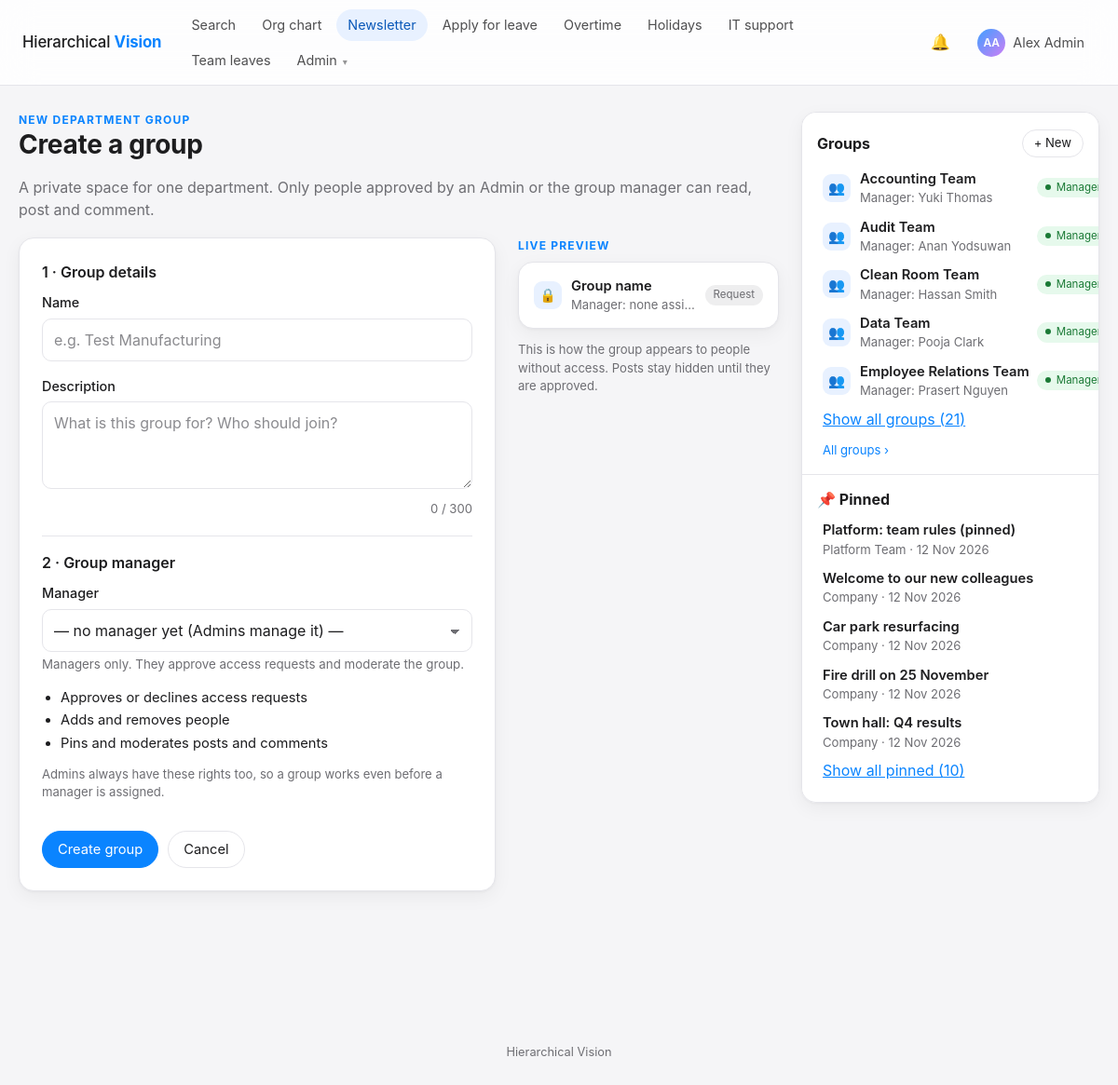
/newsletter/groups/new/ (signed in), run on the app's committed database.
### accounts/models.py (models this page shows, shortened)
class User(AbstractBaseUser, PermissionsMixin):
    employee_id = models.CharField(
        max_length=30, unique=True, validators=[employee_id_validator], help_text="e.g. EMP-105. Used to sign in."
    )
    email = models.EmailField("email address", unique=True)
    full_name = models.CharField(max_length=150)
    position = models.CharField(max_length=120, blank=True)
    role = models.CharField(max_length=10, choices=Role.choices, default=Role.EMPLOYEE, db_index=True)
    manager = models.ForeignKey(
        "self",
        null=True,
        blank=True,
        on_delete=models.SET_NULL,
        related_name="direct_reports",
        verbose_name="Peer / Reporting manager",
    )
    contact_info = models.CharField("contact information", max_length=255, blank=True)
    description = models.TextField(blank=True)
    profile_picture = models.ImageField(
        upload_to=profile_picture_path, blank=True, null=True, validators=[FileExtensionValidator(IMAGE_EXTENSIONS), validate_image_size, validate_image_dimensions, validate_image_content]
    )
    background_image = models.ImageField(
        upload_to=background_image_path, blank=True, null=True, validators=[FileExtensionValidator(IMAGE_EXTENSIONS), validate_image_size, validate_image_dimensions, validate_image_content]
    )
    newsletter_publisher = models.BooleanField(
        "may publish to the newsletter", default=False,
        help_text="Lets this employee/manager post in the company newsletter (Admins can always post).",
    )
    leave_dashboard = models.CharField(
        "leave & OT dashboard access", max_length=5, choices=DashboardAccess.choices, default=DashboardAccess.NONE,
        blank=True, help_text="Managers only: lets this manager open the daily leave & OT dashboard (set by Admins).",
    )
    is_active = models.BooleanField(default=True)
    is_staff = models.BooleanField(default=False, editable=False)
    date_joined = models.DateTimeField(auto_now_add=True)
    objects = UserManager()
    USERNAME_FIELD = "employee_id"
    EMAIL_FIELD = "email"
    REQUIRED_FIELDS = ["email", "full_name"]
    class Meta:
        ordering = ["full_name"]
    @property
    def initials(self):
        parts = [p for p in self.full_name.split() if p]
        if not parts:
            return self.employee_id[:2].upper()
        return (parts[0][0] + (parts[-1][0] if len(parts) > 1 else "")).upper()
    @property
    def is_admin(self):
        return self.role == Role.ADMIN
    @property
    def can_approve_leaves(self):
        return self.role in (Role.ADMIN, Role.MANAGER)
    @property
    def can_view_leave_dashboard(self):
        return self.is_admin or (self.is_manager_role and self.leave_dashboard in (DashboardAccess.TEAM, DashboardAccess.ALL))

### newsletter/models.py (models this page shows, shortened)
class NewsGroup(models.Model):
    name = models.CharField(max_length=80)
    description = models.CharField(max_length=300, blank=True)
    manager = models.ForeignKey(
        settings.AUTH_USER_MODEL, null=True, blank=True, on_delete=models.SET_NULL, related_name="managed_news_groups",
        help_text="Approves access requests and moderates the group. Admins can always do both.",
    )
    created_by = models.ForeignKey(settings.AUTH_USER_MODEL, null=True, blank=True, on_delete=models.SET_NULL, related_name="+")
    created_at = models.DateTimeField(auto_now_add=True)
    class Meta:
        ordering = ["name"]
        constraints = [models.UniqueConstraint(Lower("name"), name="newsgroup_name_ci_unique")]
    def get_absolute_url(self):
        return reverse("newsletter:group_detail", args=[self.pk])

class Post(models.Model):
    title = models.CharField(max_length=120)
    body = models.TextField(max_length=5000)
    author = models.ForeignKey(
        settings.AUTH_USER_MODEL, null=True, blank=True, on_delete=models.SET_NULL, related_name="newsletter_posts"
    )
    group = models.ForeignKey(NewsGroup, null=True, blank=True, on_delete=models.CASCADE, related_name="posts")
    is_pinned = models.BooleanField(default=False, help_text="Pinned posts stay at the top and appear in the Pinned sidebar.")
    created_at = models.DateTimeField(auto_now_add=True, db_index=True)
    updated_at = models.DateTimeField(auto_now=True)
    objects = PostQuerySet.as_manager()
    class Meta:
        ordering = ["-is_pinned", "-created_at"]
        indexes = [models.Index(fields=["group", "-created_at"], name="news_post_group_idx")]
    def get_absolute_url(self):
        return reverse("newsletter:detail", args=[self.pk])

### newsletter/views.py (the view, shortened to what this page needs)
# urls.py: path("groups/new/", views.group_create, name="group_create"),
@login_required
def group_create(request):
    if not request.user.is_admin:
        raise PermissionDenied
    form = GroupForm(request.POST or None)
    return render(request, "newsletter/group_form.html", {"form": form, "group": None})

### newsletter/forms.py (shortened to what this page needs)
class GroupForm(forms.ModelForm):
    class Meta:
        model = NewsGroup
        fields = ["name", "description", "manager"]
        widgets = {"name": forms.TextInput(attrs={"placeholder": "e.g. Test Manufacturing"}),
                   "description": forms.Textarea(attrs={"rows": 3, "maxlength": 300, "placeholder": "What is this group for? Who should join?"})}
    def __init__(self, *args, **kwargs):
        super().__init__(*args, **kwargs)
        self.fields["manager"].queryset = User.objects.filter(is_active=True, role=Role.MANAGER).order_by("full_name")
        self.fields["manager"].required = False
        self.fields["manager"].empty_label = "— no manager yet (Admins manage it) —"
        self.fields["manager"].label_from_instance = lambda u: f"{u.full_name} ({u.employee_id})"
        self.fields["manager"].help_text = "Managers only. They approve access requests and moderate the group."

### newsletter/models.py (called while the page is built)
    def visible_to(self, user):
        if not (user.is_authenticated and user.is_active):
            return self.filter(group__isnull=True)
        if user.is_admin:
            return self
        member_of = GroupMembership.objects.filter(user=user).values("group_id")
        return self.filter(Q(group__isnull=True) | Q(group__manager=user) | Q(group_id__in=member_of))

### newsletter/services.py (called while the page is built)
def group_states(user, groups):
    if not (user.is_authenticated and user.is_active):
        return {}
    ids = [g.pk for g in groups]
    states = {}
    pending = GroupAccessRequest.objects.filter(user=user, group_id__in=ids, status=GroupAccessRequest.Status.PENDING)
    states.update({gid: PENDING for gid in pending.values_list("group_id", flat=True)})
    states.update({gid: MEMBER for gid in GroupMembership.objects.filter(user=user, group_id__in=ids).values_list("group_id", flat=True)})
    for g in groups:
        if user.is_admin or g.manager_id == user.pk:
            states[g.pk] = MANAGER
    return states

### notifications/context_processors.py (called while the page is built)
def unread_notifications(request):
    user = getattr(request, "user", None)
    if user is not None and user.is_authenticated:
        return {"unread_count": Notification.objects.filter(recipient=user, is_read=False).count()}
    return {}

### templates/newsletter/group_form.html (shortened to what this page needs)
{% extends "newsletter/layout.html" %}
{% block news_content %}
<header class="pe-head">
  <p class="eyebrow">{% if group %}EDIT GROUP{% else %}NEW DEPARTMENT GROUP{% endif %}</p>
  <h1>{% if group %}{{ group.name }}{% else %}Create a group{% endif %}</h1>
  <p class="muted">A private space for one department. Only people approved by an Admin or the group manager can read, post and comment.</p>
</header>
<div class="gf-grid">
  <form method="post" class="card gf-form" id="group-form">{% csrf_token %}
    <fieldset class="pe-section">
      <legend>1 &middot; Group details</legend>
      {% include "partials/_field.html" with field=form.name %}
      {% include "partials/_field.html" with field=form.description %}
      <p class="muted small char-count"><span id="gf-desc-count">0</span> / 300</p>
    </fieldset>
    <fieldset class="pe-section">
      <legend>2 &middot; Group manager</legend>
      {% include "partials/_field.html" with field=form.manager %}
      <ul class="gf-help">
        <li>Approves or declines access requests</li>
        <li>Adds and removes people</li>
        <li>Pins and moderates posts and comments</li>
      </ul>
      <p class="muted small">Admins always have these rights too, so a group works even before a manager is assigned.</p>
    </fieldset>
    <div class="row-gap">
      <button class="btn btn-primary" type="submit">{% if group %}Save changes{% else %}Create group{% endif %}</button>
      <a class="btn" href="{% if group %}{{ group.get_absolute_url }}{% else %}{% url 'newsletter:group_list' %}{% endif %}">Cancel</a>
    </div>
  </form>
  <aside class="gf-side" aria-labelledby="gp-title">
    <p class="eyebrow" id="gp-title">LIVE PREVIEW</p>
    <article class="card gp-card">
      <div class="side-link">
        <span class="side-icon" aria-hidden="true">&#128274;</span>
        <span class="side-text"><strong id="gp-name">{{ group.name|default:"Group name" }}</strong>
          <span class="muted small">Manager: <span id="gp-manager">{{ group.manager.full_name|default:"none assigned" }}</span></span></span>
        <span class="pill">Request</span>
      </div>
    </article>
    <p class="muted small">This is how the group appears to people without access. Posts stay hidden until they are approved.</p>
  </aside>
</div>
{% endblock %}

### templates/base.html (shortened to what this page needs)
{% load static %}<!DOCTYPE html>
<html lang="en">
<head>
  <link rel="stylesheet" href="{% static 'css/app.css' %}">
</head>
<body class="{% block body_class %}{% endblock %}">
<header class="topbar">
  <a class="brand" href="{% url 'accounts:home' %}">Hierarchical <b>Vision</b></a>
  {% with view=request.resolver_match.view_name %}
  <nav aria-label="Main">
    <a href="{% url 'accounts:home' %}" class="{% if view == 'accounts:home' or view == 'accounts:search' %}active{% endif %}">Search</a>
    <a href="{% url 'accounts:org_chart' %}" class="{% if view == 'accounts:org_chart' %}active{% endif %}">Org chart</a>
    <a href="{% url 'newsletter:list' %}" class="{% if 'newsletter:' in view %}active{% endif %}">Newsletter</a>
    {% if user.is_authenticated %}
    <a href="{% url 'leaves:apply' %}" class="{% if view == 'leaves:apply' %}active{% endif %}">Apply for leave</a>
    <a href="{% url 'leaves:overtime' %}" class="{% if 'leaves:overtime' in view %}active{% endif %}">Overtime</a>
    <a href="{% url 'leaves:holidays' %}" class="{% if view == 'leaves:holidays' %}active{% endif %}">Holidays</a>
    <a href="{% url 'support:create' %}" class="{% if view == 'support:create' %}active{% endif %}">IT support</a>
    {% if user.can_approve_leaves %}<a href="{% url 'leaves:team' %}" class="{% if view == 'leaves:team' %}active{% endif %}">Team leaves</a>{% endif %}
    {% if user.is_admin %}
    <details class="menu">
      <summary>Admin</summary>
    </details>
    {% endif %}
    {% endif %}
  </nav>
  {% endwith %}
  {% if user.is_authenticated %}
  <div class="topbar-right">
    <a class="icon-btn" href="{% url 'notifications:list' %}" title="Notifications" aria-label="Notifications">&#128276;{% if unread_count %}<span class="badge-count">{{ unread_count }}</span>{% endif %}</a>
    <details class="menu">
      <summary class="user-chip">{% include "partials/_avatar.html" with person=user size="sm" %}<span class="name">{{ user.full_name }}</span></summary>
    </details>
  </div>
  {% else %}
  <div class="topbar-right"><a class="btn btn-sm" href="{% url 'accounts:login' %}">Sign in</a></div>
  {% endif %}
</header>
{% block main %}
<main id="main" class="container{% block container_class %}{% endblock %}">
  {% block content %}{% endblock %}
</main>
<footer class="site-footer">Hierarchical Vision</footer>
{% endblock %}
</body>
</html>

### templates/partials/_avatar.html
{% if person.profile_picture %}<img class="avatar {{ size|default:'' }}" src="{{ person.profile_picture.url }}" alt="{{ person.full_name }}">{% else %}<span class="avatar avatar-initials {{ size|default:'' }}">{{ person.initials }}</span>{% endif %}

### templates/newsletter/_sidebar.html
<aside class="news-side" aria-label="Newsletter sidebar">
  <section class="side-sec" aria-labelledby="side-groups">
    <div class="row-between side-head">
      <h2 id="side-groups">Groups</h2>
      {% if viewer.is_admin %}<a class="btn btn-sm" href="{% url 'newsletter:group_create' %}" title="Create a department group">+ New</a>{% endif %}
    </div>
    {% if not signed_in %}
      <p class="muted small"><a href="{% url 'accounts:login' %}?next={{ request.path|urlencode }}">Sign in</a> to see department groups.</p>
    {% else %}
      <ul class="side-list" data-collapse="5">
        {% for g in groups %}
        <li{% if forloop.counter > 5 %} class="extra" hidden{% endif %}>
          <a class="side-link" href="{{ g.get_absolute_url }}">
            <span class="side-icon" aria-hidden="true">{% if g.state %}&#128101;{% else %}&#128274;{% endif %}</span>
            <span class="side-text"><strong>{{ g.name }}</strong>{% if g.manager %}<span class="muted small">Manager: {{ g.manager.full_name }}</span>{% endif %}</span>
          </a>
          {% if g.state == "manager" %}<span class="pill pill-approved">Manager</span>
          {% elif g.state == "member" %}<span class="pill pill-approved">Member</span>
          {% elif g.state == "pending" %}<span class="pill pill-pending">Pending</span>
          {% else %}<span class="pill">Request</span>{% endif %}
        </li>
        {% empty %}<li class="side-empty muted small">No groups yet.{% if viewer.is_admin %} Create the first department group.{% endif %}</li>{% endfor %}
      </ul>
      {% if groups|length > 5 %}<button type="button" class="side-toggle small" data-toggle-list data-more="Show all groups ({{ groups|length }})" data-less="Show less" aria-expanded="false">Show all groups ({{ groups|length }})</button>{% endif %}
      <p class="side-foot small"><a href="{% url 'newsletter:group_list' %}">All groups{% if more_groups %} (+{{ more_groups }} more){% endif %} &rsaquo;</a></p>
    {% endif %}
  </section>
  <hr class="side-divider">
  <section class="side-sec" aria-labelledby="side-pinned">
    <div class="side-head"><h2 id="side-pinned">&#128204; Pinned</h2></div>
    <ul class="side-list" data-collapse="5">
      {% for p in pinned %}
      <li{% if forloop.counter > 5 %} class="extra" hidden{% endif %}>
        <a class="side-link" href="{{ p.get_absolute_url }}">
          <span class="side-text"><strong>{{ p.title }}</strong>
            <span class="muted small">{% if p.group %}{{ p.group.name }}{% else %}Company{% endif %} &middot; {{ p.created_at|date:"d M Y" }}</span></span>
        </a>
      </li>
      {% empty %}<li class="side-empty muted small">Nothing is pinned.</li>{% endfor %}
    </ul>
    {% if pinned|length > 5 %}<button type="button" class="side-toggle small" data-toggle-list data-more="Show all pinned ({{ pinned|length }})" data-less="Show less" aria-expanded="false">Show all pinned ({{ pinned|length }})</button>{% endif %}
  </section>
</aside>

### data on the page
User: initials "AA", full_name "Alex Admin"
NewsGroup: name "Accounting Team", manager.full_name "Yuki Thomas", shows "Manager"
NewsGroup: name "Audit Team", manager.full_name "Anan Yodsuwan", shows "Manager"
NewsGroup: name "Clean Room Team", manager.full_name "Hassan Smith", shows "Manager"
NewsGroup: name "Data Team", manager.full_name "Pooja Clark", shows "Manager"
NewsGroup: name "Employee Relations Team", manager.full_name "Prasert Nguyen", shows "Manager"
Post: title "Platform: team rules (pinned)", group.name "Platform Team", created_at "12 Nov 2026"
Post: title "Welcome to our new colleagues", shows "Company", created_at "12 Nov 2026"
Post: title "Car park resurfacing", shows "Company", created_at "12 Nov 2026"
Post: title "Fire drill on 25 November", shows "Company", created_at "12 Nov 2026"
Post: title "Town hall: Q4 results", shows "Company", created_at "12 Nov 2026"

### other printed values
{{ field.label }} "Name Description Manager"
{{ field.help_text }} "Managers only. They approve access requests and moderate the group."
{{ groups|length }} "21"
{{ pinned|length }} "10"
